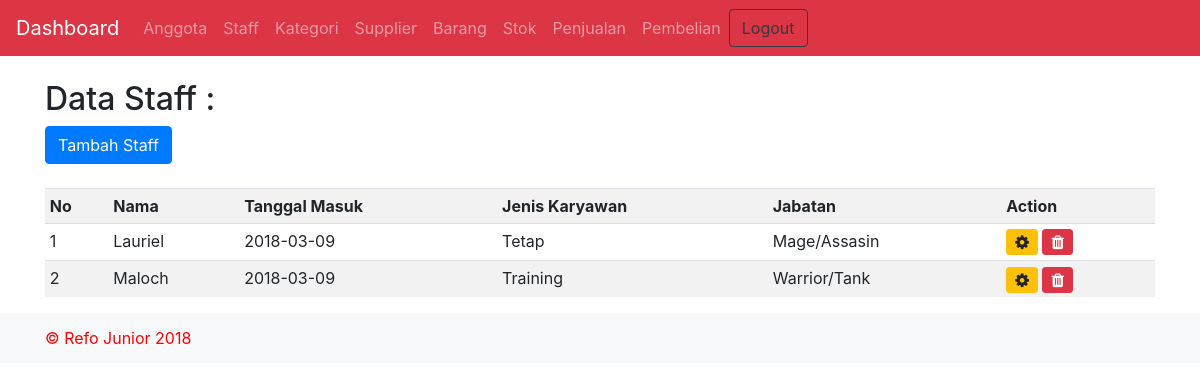
/staff.php (signed in), run on the app's committed database.
### tables this page shows
CREATE TABLE `staff` (
  `id_staff` int(11) NOT NULL,
  `nama` varchar(255) NOT NULL,
  `tanggal` date NOT NULL,
  `jenis` varchar(255) NOT NULL,
  `jabatan` varchar(255) NOT NULL
);

### layout/view_staff.php (the view)
<div class="container">
	<br>
		<h2>Data Staff : </h2>
		<a href="add_staff.php" class="btn btn-primary">Tambah Staff</a>
		<br><br>
		<table class="table table-sm table-striped">
			<tr>
				<th>No</th>
				<th>Nama</th>
				<th>Tanggal Masuk</th>
				<th>Jenis Karyawan</th>
				<th>Jabatan</th>
				<th>Action</th>
			</tr>
			<?php
				$no = 1;
				$sql = "SELECT * FROM staff";
				$data = mysqli_query($connect, $sql);
				while($row = mysqli_fetch_array($data)){
			?>
			<tr>
				<td><?= $no++ ?></td>
				<td><?= $row['nama'] ?></td>
				<td><?= $row['tanggal'] ?></td>
				<td><?= $row['jenis'] ?></td>
				<td><?= $row['jabatan'] ?></td>
				<td>
					<a href="update_staff.php?id_staff=<?= $row['id_staff'] ?>"><i class="btn btn-sm btn-warning fa fa-cog"></i></a>
					<a href="proses/delete_staff.php?id_staff=<?= $row['id_staff'] ?>" onclick="return confirm('Yakin hapus data?');"><i class="btn btn-sm btn-danger fa fa-trash"></i></a>
				</td>
			</tr>
			<?php } ?>
		</table>
</div>

### data on the page
staff: nama "Lauriel", tanggal "2018-03-09", jenis "Tetap", jabatan "Mage/Assasin"
staff: nama "Maloch", tanggal "2018-03-09", jenis "Training", jabatan "Warrior/Tank"
